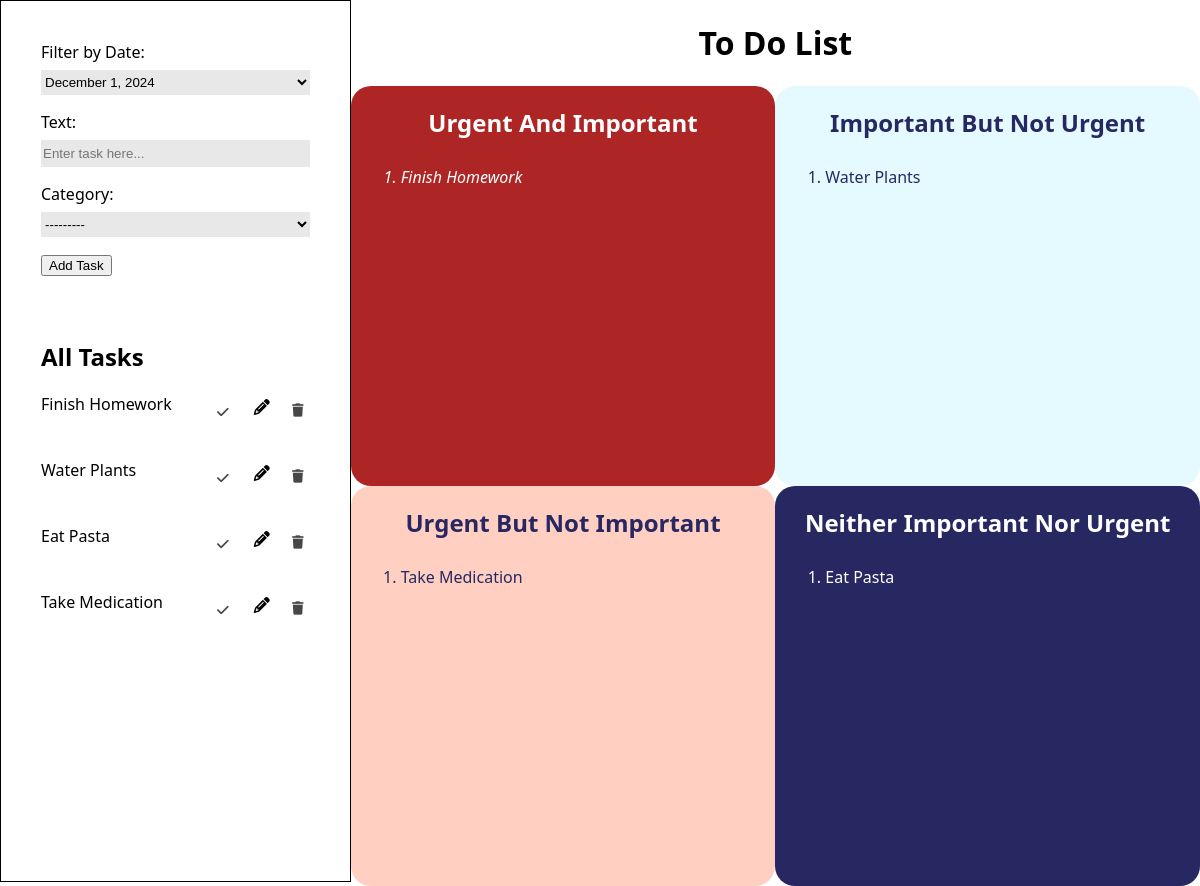
The page / on the database its author committed.
### eisens/models.py (models this page shows, shortened)
class Task(models.Model):
    category = models.ForeignKey(Category, on_delete=models.CASCADE)
    text = models.CharField(max_length=200)
    date_added = models.DateTimeField(auto_now_add=True)
    completed = models.BooleanField(default=False)

class Category(models.Model):
    name = models.CharField(max_length=100)
    class Meta:
        verbose_name_plural = 'categories'
    def __str__(self):
        return self.name

### eisens/views.py (the view, shortened to what this page needs)
# urls.py: path('', views.index, name='index'),
def index(request):
    categories = Category.objects.prefetch_related('task_set').all()
    form = TaskForm()
    task_dates = Task.objects.dates('date_added', 'day', order='DESC')
    selected_date = request.GET.get('date')
    if selected_date:
        try:
            filter_date = datetime.strptime(selected_date, '%Y-%m-%d').date()
        except ValueError:
            filter_date = datetime.now().date()
    else:
        filter_date = datetime.now().date()  # Default to today's tasks
    for category in categories:
        category.filtered_tasks = category.task_set.filter(date_added__date=filter_date)
    if request.method == 'POST' and 'add_task' in request.POST:
        form = TaskForm(request.POST)
        if form.is_valid():
            form.save()
            return redirect('eisens:index')
    if request.method == 'POST' and 'toggle_complete' in request.POST:
        task_to_toggle = get_object_or_404(Task, id=request.POST['task_id'])
        task_to_toggle.completed = not task_to_toggle.completed
        task_to_toggle.save()
        return redirect('eisens:index')
    edit_task_id = request.GET.get('edit_task_id')
    edit_form = None
    context = {
        'categories': categories,
        'form': form,
        'edit_form': edit_form,
        'edit_task_id': edit_task_id,
        'task_dates': task_dates,
        'filter_date': filter_date,
    }
    return render(request, 'eisens/index.html', context)

### eisens/forms.py
class TaskForm(forms.ModelForm):
    class Meta:
        model = Task
        fields = ['text', 'category']
        widgets = {
            'text': forms.TextInput(attrs={'placeholder': 'Enter task here...'}),
            'category': forms.Select()
        }

### eisens/templates/eisens/index.html (shortened to what this page needs)
{% block content %}
<!DOCTYPE html>
<html lang="en">
<head>
</head>
<body>
<h1 style="display: inline-block;">To Do List</h1>
        <div class="side-bar">
            <form action="{% url 'eisens:index' %}" method="get">
                <label for="date">Filter by Date:</label>
                <select name="date" id="date" onchange="this.form.submit()">
                    {% for date in task_dates %}
                        <option value="{{ date|date:'Y-m-d' }}"
                            {% if date == filter_date %}selected{% endif %}>
                            {{ date|date:'F j, Y' }}
                        </option>
                    {% endfor %}
                </select>
            </form>
                <div class="add">
                    <form method="post">
                        {{ form.as_p }}
                        <button type="submit">Add Task</button>
                    </form>
                    <br><br>
                </div>
            <ul>
                <h2>All Tasks</h2>
                {% for category in categories %}
                    <ul>
                        {% for task in category.filtered_tasks %}
                            <li {% if task.completed == True %} class="completed" {% endif %}>{% if task.id|stringformat:"s" == edit_task_id %}
                                    <form method="post">
                                        {% csrf_token %}
                                        {{ edit_form.as_p }}
                                        <button type="submit" style="background: transparent; border: solid black 1px; font-family: 'Montserrat', sans-serif; padding: 11.3px 20px;" name="edit_task">Save</button>
                                        <a style="background: transparent; border: solid black 1px; padding: 10px 20px;" href="{% url 'eisens:index' %}">Cancel</a>
                                    </form>
                                {% else %}
                                    <span>{{ task.text }}</span>
                                    <div class="edit"><a href="?edit_task_id={{ task.id }}"><i class="fa-solid fa-pencil"></i></a></div>
                                {% endif %}
                                <form action="{% url 'eisens:delete_task' task.id %}" method="post" style="display:inline;">
                                    <div class="del"><button type="submit"><i class="fa-solid fa-trash"></i></button></i></div>
                                </form>
                                <form action="{% url 'eisens:index' %}" method="post" style="display:inline;">
                                    <button type="submit" class="tog" name="toggle_complete"><i class="fa-solid fa-check"></i></button>
                                </form>
                            </li>
                        {% endfor %}
                    </ul>
                {% endfor %}
        </div>
<div class="box-cont">
        {% for category in categories %}
        <div class="box">
            <h2>{{ category.name }}</h2>
            <ul>
                {% for task in category.filtered_tasks %}
                    <li {% if task.completed == True %} class="completed" {% endif %} style="padding: 7px 0;">
                        {{ task.text }}
                    </li>
                {% endfor %}
            </ul>
        </div>
        {% endfor %}
</div>
</body>
</html>
{% endblock content %}

### eisens/templates/eisens/index.html (style rules this page uses)
html { padding: 0; margin: 0; }
body { font-family: "Segoe UI", Arial, sans-serif; font-optical-sizing: auto; font-weight: <weight>; font-style: normal; text-align: center; margin: 0; padding: 0; height: 100vh; }
li { list-style-type: none; }
ul { padding: 0; }
a, a:active, a:hover { color: black; text-decoration: none; }
.side-bar { height: 100vh; border: solid black 1px; display: inline-block; width: fit-content; float: left; padding: 40px; text-align: left; overflow: scroll; }
.del button { background: transparent; border: none; color: #474747; }
.del { text-align: right; width: -webkit-fill-available; float: right; position: relative; top: -39px; }
.edit { background: transparent; border: none; color: #474747; text-align: right; width: -webkit-fill-available; position: relative; bottom: 19px; z-index: 100; margin-right: 40px; }
.tog { background: transparent; border: none; color: #474747; text-align: right; position: relative; bottom: 55px; z-index: 100; margin-right: 75px; font-weight: heavy; float: right; }
i { transition: color 0.5s; }
.box { height: 50%; width: 50%; border-radius: 20px; // box-shadow: inset 0 0 1px; }
.box li { text-align: left; list-style-type: auto; margin-left: 50px; }
.box:nth-child(1), .box:nth-child(2) { float: left; }
.box:nth-child(3), .box:nth-child(4) { float: right; }
.box:nth-child(1) { background: #ae2525; color: white; }
.box:nth-child(1) li { font-style: italic; }
.box:nth-child(3) { background: #272762; color: white; }
.box:nth-child(2) { background: #e4faff; color: #272762; }
.box:nth-child(4) { background: #ffd0c1; color: #272762; }
.box-cont { height: -webkit-fill-available; overflow: hidden; position: relative; }
input, select { border: none; background: #e8e8e8; width: -webkit-fill-available; height: 25px; margin-top: 7px; }
span { display: block; width: 70%; }

### rows shown on the page
Category: name "Urgent And Important"
Task: text "Finish Homework"
Category: name "Important But Not Urgent"
Task: text "Water Plants"
Category: name "Neither Important Nor Urgent"
Task: text "Eat Pasta"
Category: name "Urgent But Not Important"
Task: text "Take Medication"

### other values the page prints
form field date "December 1, 2024"
